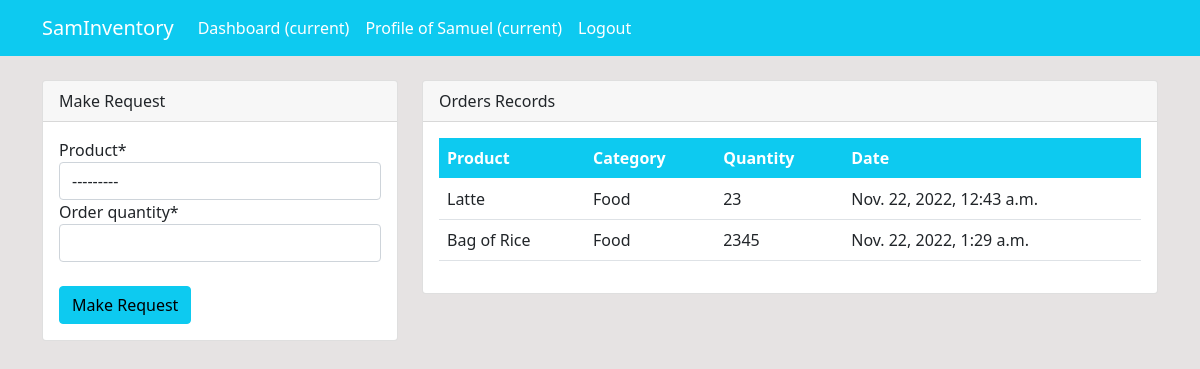
The app's page /dashboard/ (signed in), older data.
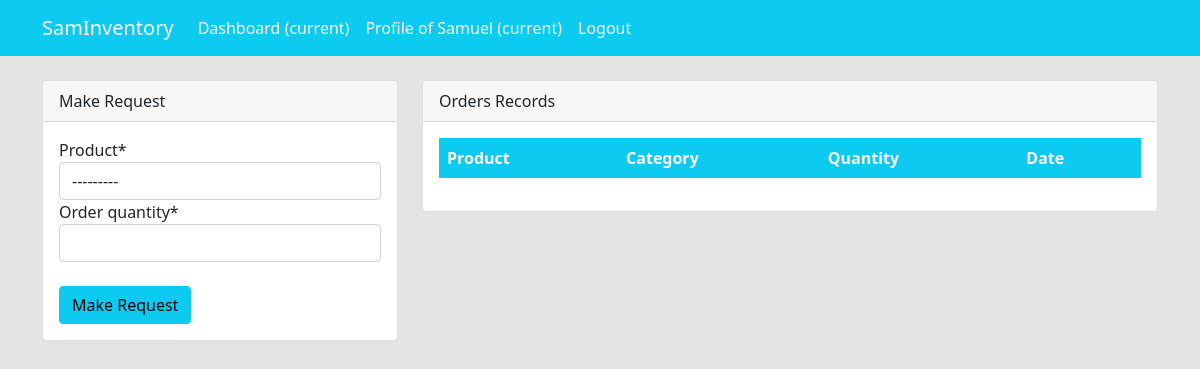
The same page, newer data.
### dashboard/models.py (models this page shows, shortened)
class Order(models.Model):
    product = models.ForeignKey(Product, on_delete=models.CASCADE, null=True)
    staff = models.ForeignKey(User, on_delete=models.CASCADE, null=True)
    order_quantity = models.PositiveIntegerField(null=True)
    date = models.DateTimeField(auto_now_add=True)

class Product(models.Model):
    name = models.CharField(max_length=100, null=True)
    category = models.CharField(max_length=20, choices=CATEGORY, null=True)
    quantity = models.PositiveIntegerField(null=True)
    def __str__(self):
        return self.name

### dashboard/views.py (the view)
# urls.py: path('dashboard/', views.index, name="dashboard-index"),
@login_required(login_url='user-login')
def index(request):
    orders = Order.objects.all()
    products = Product.objects.all()
    orders_count = orders.count()
    product_count = products.count()
    workers_count = User.objects.all().count()
    if request.method == 'POST':
        form = OrderForm(request.POST)
        if form.is_valid():
            instance = form.save(commit=False)
            instance.staff = request.user
            instance.save()
            return redirect('dashboard-index')
    else:
        form = OrderForm()
    context = {
        'orders': orders,
        'form': form,
        'products': products,
        'product_count': product_count,
        'orders_count': orders_count,
        'workers_count': workers_count,
    }
    return render(request, "dashboard/index.html", context)

### dashboard/forms.py
class OrderForm(forms.ModelForm):
    class Meta:
        model = Order
        fields = ['product', 'order_quantity']

### templates/dashboard/index.html (shortened to what the changed rows need)
{% extends "partials/base.html" %}
{% block content %}
{% if user.is_authenticated and user.is_staff and user.is_superuser %}
{% include 'partials/topnav.html' %}
<div class="container">
    <div class="row my-5">
        <div class="col-md-6">
            <div class="bg-white">
                <canvas id="myChart1" width="400" height="300"></canvas>
                <script>
                    var ctx = document.getElementById('myChart1').getContext('2d');
                    var myChart1 = new Chart(ctx, {
                        type: 'pie',
                        data: {
                            labels: [{% for order in orders %}'{{order.product.name}}',{% endfor %}],
                            datasets: [{
                                label: 'Orders',
                                data: [{% for order in orders %}{{order.order_quantity}},{% endfor %}],
                                backgroundColor: [
                                    'rgba(255, 99, 132, 1)',
                                    'rgba(54, 162, 235, 1)',
                                    'rgba(255, 206, 86, 1)',
                                    'rgba(75, 192, 192, 1)',
                                    'rgba(153, 102, 255, 1)',
                                    'rgba(25, 159, 64, 1)',
                                    'rgba(25, 93, 132, 1)',
                                    'rgba(54, 162, 243, 1)',
                                    'rgba(255, 204, 86, 1)',
                                    'rgba(75, 19, 192, 1)',
                                    'rgba(13, 102, 250, 1)',
                                    'rgba(25, 159, 64, 1)',
                                ],
                                borderColor: [
                                    'rgba(255, 99, 132, 1)',
                                    'rgba(54, 162, 235, 1)',
                                    'rgba(255, 206, 86, 1)',
                                    'rgba(75, 192, 192, 1)',
                                    'rgba(153, 102, 255, 1)',
                                    'rgba(255, 159, 64, 1)'
                                ],
                                borderWidth: 1
                            }]
                        },
                        options: {
                            scales: {
                                yAxes: [{
                                    ticks: {
                                        beginAtZero: true
                                    }
                                }]
                            }
                        }
                    });
                </script>
            </div>
        </div>
        <div class="col-md-6">
            <div class="bg-white">
                <canvas id="myChart" width="400" height="300"></canvas>
                <script>
                    var ctx = document.getElementById('myChart').getContext('2d');
                    var myChart = new Chart(ctx, {
                        type: 'bar',
                        data: {
                            labels: [{% for product in products %}'{{product.name.name}}',{% endfor %}],
                            datasets: [{
                                label: 'Products',
                                data: [{% for product in products %}{{ product.quantity }}, {% endfor %}],
                                backgroundColor: [
                                    'rgba(255, 99, 132, 1)',
                                    'rgba(54, 162, 235, 1)',
                                    'rgba(255, 206, 86, 1)',
                                    'rgba(75, 192, 192, 1)',
                                    'rgba(153, 102, 255, 1)',
                                    'rgba(255, 159, 64, 1)',
                                    'rgba(25, 159, 64, 1)',
                                    'rgba(25, 93, 132, 1)',
                                    'rgba(54, 162, 243, 1)',
                                    'rgba(255, 204, 86, 1)',
                                    'rgba(75, 19, 192, 1)',
                                    'rgba(13, 102, 250, 1)',
                                    'rgba(25, 159, 64, 1)',
                                ],
                                borderColor: [
                                    'rgba(255, 99, 132, 1)',
                                    'rgba(54, 162, 235, 1)',
                                    'rgba(255, 206, 86, 1)',
                                    'rgba(75, 192, 192, 1)',
                                    'rgba(153, 102, 255, 1)',
                                    'rgba(255, 159, 64, 1)'
                                ],
                                borderWidth: 1
                            }]
                        },
                        options: {
                            scales: {
                                yAxes: [{
                                    ticks: {
                                        beginAtZero: true
                                    }
                                }]
                            }
                        }
                    });
                </script>
            </div>
        </div>
    </div>
</div>
{% else %}
{% include "dashboard/staff_index.html" %}
{% endif %}
{% endblock content %}

### templates/dashboard/staff_index.html (shortened to what this page needs)
{% load crispy_forms_tags %}
<div class="container">
        <div class="row mt-4">
            <div class="col-md-4">
                <div class="card">
                    <div class="card-header">
                        Make Request
                    </div>
                    <div class="card-body">
                        <form method="POST">
                            {{form|crispy}}
                            <br>
                            <input class="btn btn-info btn-block" type="submit" value="Make Request">
                        </form>
                    </div>
                </div>
            </div>
            <div class="col-md-8">
                <div class="card">
                    <div class="card-header">
                        Orders Records
                    </div>
                    <div class="card-body">
                        <table class="table bg-white">
                            <thead class="bg-info text-white">
                                <tr>
                                    <th scope="col">Product</th>
                                    <th scope="col">Category</th>
                                    <th scope="col">Quantity</th>
                                    <th scope="col">Date</th>
                                </tr>
                            </thead>
                            <tbody>
                                {% for order in orders %}
                                {% if order.staff == user %}
                                <tr>
                                    <td>{{order.product.name}}</td>
                                    <td>{{order.product.category}}</td>
                                    <td>{{order.order_quantity}}</td>
                                    <td>{{order.date}}</td>
                                </tr>
                                {% endif %}
                                {% endfor %}
                            </tbody>
                        </table>
                    </div>
                </div>
            </div>
        </div>
</div>

Row changes from the older to the newer data that the page shows:
removed Order: product.name "Latte", product.category "Food", order_quantity "23", date "Nov. 22, 2022, 12:43 a.m."
removed Order: product.name "Bag of Rice", product.category "Food", order_quantity "2345", date "Nov. 22, 2022, 1:29 a.m."
